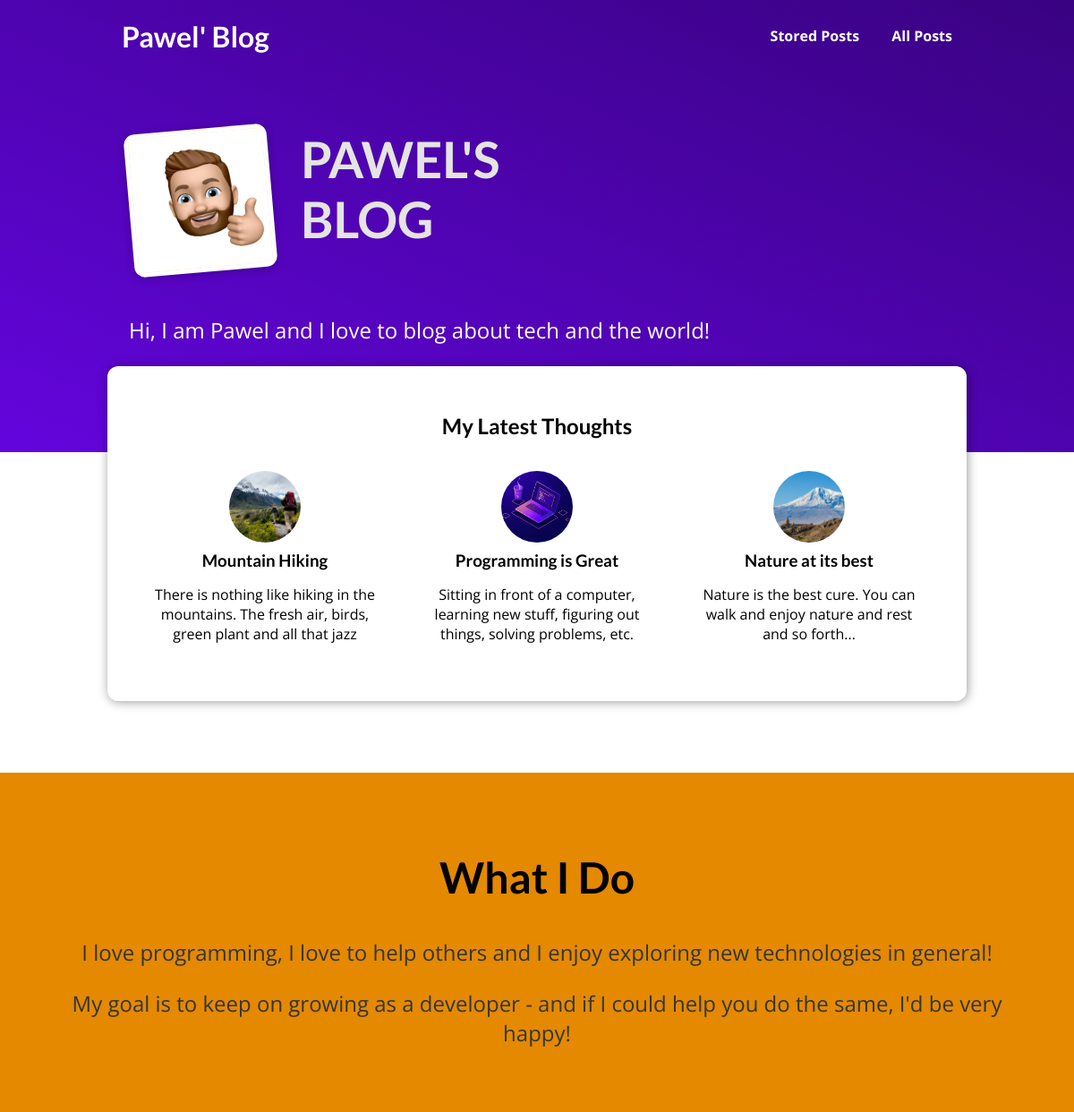
The page / on the database its author committed.
### blog/models.py (models this page shows, shortened)
class Post(models.Model):
    title = models.CharField(max_length=50)
    excerpt = models.CharField(max_length=150)
    image = models.ImageField(upload_to="posts", null=True)
    date = models.DateField(auto_now=True)
    slug = models.SlugField(unique=True, default="",
                            blank=True, null=False, db_index=True)
    content = models.TextField(validators=[MinLengthValidator(10)])
    author = models.ForeignKey(Author, null=True, on_delete=models.SET_NULL,
                                related_name="posts")
    tags = models.ManyToManyField(Tag)

### blog/views.py (the view)
# urls.py: path("", views.StartingPageView.as_view(), name="index"),
class StartingPageView(ListView):
    template_name = "blog/index.html"
    model = Post
    ordering = ["-date"]
    context_object_name = "posts"
    def get_queryset(self):
        queryset = super().get_queryset()
        data = queryset[:3]
        return data

### blog/templates/blog/index.html (shortened to what this page needs)
{% extends "base.html" %}
{% load static %}
{% block css_files %}
  <link rel="stylesheet" href="{% static "blog/post.css" %}" />
  <link rel="stylesheet" href="{% static "blog/index.css" %}" />
{% endblock %}
{% block content %}
<section id="welcome">
  <header>
    <img src="{% static "blog/images/pjh.jpeg" %}" alt="Max - The Author Of This Blog" />
    <h2>PAWEL'S BLOG</h2>
  </header>
  <p>Hi, I am Pawel and I love to blog about tech and the world!</p>
</section>
<section id="latest-posts">
  <h2>My Latest Thoughts</h2>
  <ul>
    {% for post in posts %}
      {% include "blog/includes/post.html" %}
    {% endfor %}
  </ul>
</section>
<section id="about">
  <h2>What I Do</h2>
  <p>
    I love programming, I love to help others and I enjoy exploring new
    technologies in general!
  </p>
  <p>
    My goal is to keep on growing as a developer - and if I could help you do
    the same, I'd be very happy!
  </p>
</section>
{% endblock %}

### blog/templates/blog/includes/post.html
<li>
  <article class="post">
    <a href="{% url "post-detail-page" post.slug %}">
      <img src="{{ post.image.url }}" alt="{{ post.title }}"
      />
      <div class="post__content">
        <h3>{{ post.title }}</h3>
        <p>
          {{ post.excerpt }}
        </p>
      </div>
    </a>
  </article>
</li>

### static/app.css (style rules this page uses)
* { box-sizing: border-box; }
html { font-family: 'Open Sans', 'Lato', sans-serif; }
body { margin: 0; }
h1, h2, h3 { font-family: 'Lato', sans-serif; font-weight: bold; }

### blog/static/blog/post.css (style rules this page uses)
.post { display: flex; flex-direction: column; align-items: center; text-align: center; }
.post a { text-decoration: none; color: black; transition: all 0.2s ease; padding: 1rem; }
.post img { width: 5rem; height: 5rem; object-fit: cover; border-radius: 50%; }
.post h3 { margin: 0.25rem 0; }

### blog/static/blog/index.css (style rules this page uses)
#welcome { background: linear-gradient(to right top, #6305dd, #390281); padding: 6rem 12%; }
#welcome header { display: flex; align-items: flex-start; margin: 3rem auto; }
#welcome img { width: 10rem; height: 10rem; object-fit: cover; object-position: top; border: 5px solid white; border-radius: 12px; background-color: #ffe1bf; transform: rotateZ(-5deg); box-shadow: 0 2px 8px rgba(0, 0, 0, 0.25); }
#welcome h2 { font-size: 3.5rem; margin: 0 0 0 2rem; color: #e4e4e4; width: 10rem; }
#welcome p { color: white; font-size: 1.5rem; }
#latest-posts { background-color: white; padding: 2rem; border-radius: 12px; width: 60rem; margin: -6rem auto 2rem auto; box-shadow: 1px 1px 12px rgba(0, 0, 0, 0.4); }
#latest-posts h2 { text-align: center; }
#latest-posts ul { list-style: none; margin: 0; padding: 0; display: flex; gap: 1rem; }
#latest-posts li { flex: 1; }
#about { text-align: center; padding: 3rem; background-color: #e48900; margin-top: 5rem; }
#about h2 { font-size: 3rem; }
#about p { font-size: 1.5rem; color: #353535; }

### rows shown on the page
Post: image (picture), title "Mountain Hiking", excerpt "There is nothing like hiking in the mountains. The fresh air, birds, green plant and all that jazz"
Post: image (picture), title "Programming is Great", excerpt "Sitting in front of a computer, learning new stuff, figuring out things, solving problems, etc."
Post: image (picture), title "Nature at its best", excerpt "Nature is the best cure. You can walk and enjoy nature and rest and so forth..."
